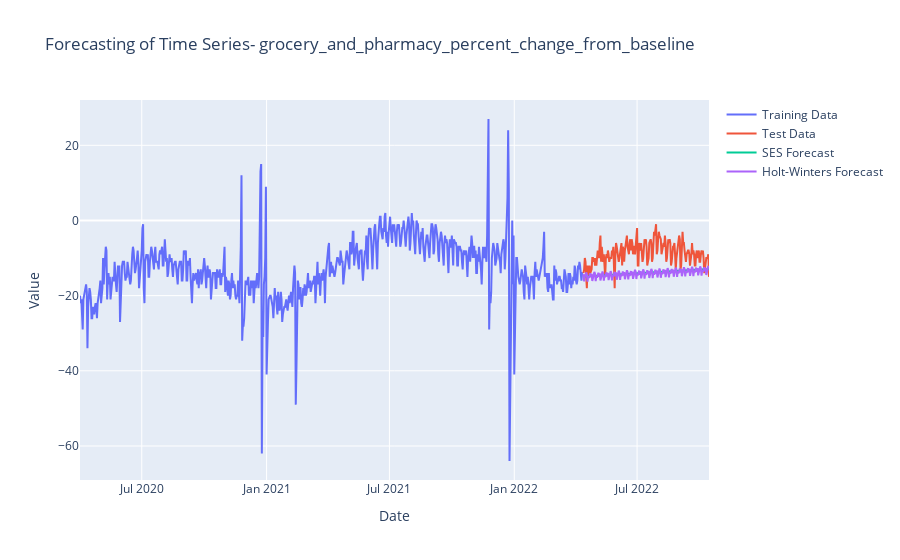
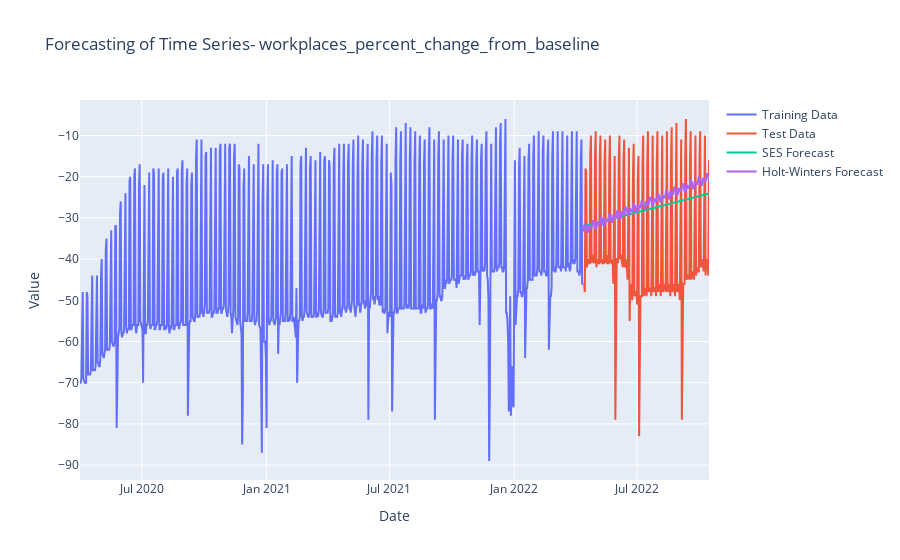
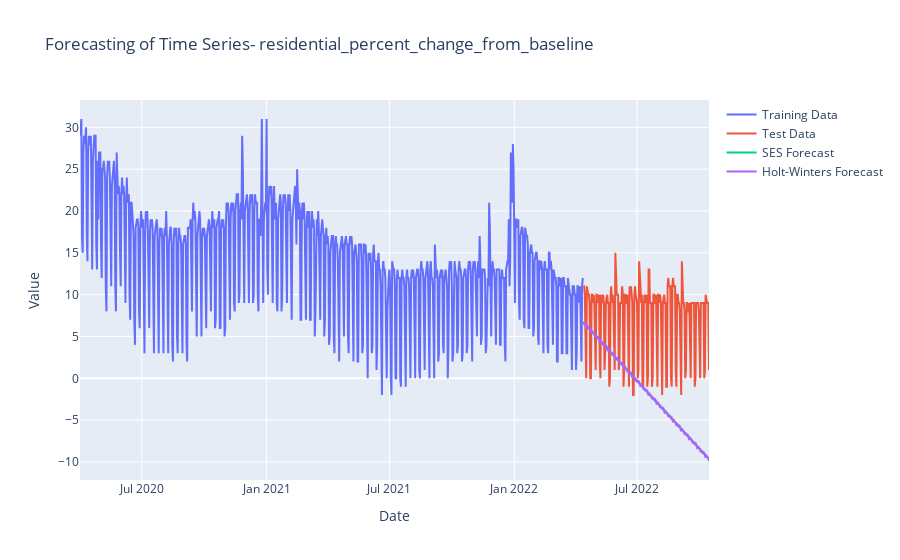

The notebook cell these images were saved under, in order:
### Code cell
#Creating a definition to split a time series into training and testing sets
def train_test_split(y, train_size):
    train, test = y[:train_size], y[train_size:]
    return train, test
#Creating a definition to evaluate the performance
def evaluate_model(test, forecast):
    mae = mean_absolute_error(test, forecast)
    rmse = np.sqrt(mean_squared_error(test, forecast))
    return mae, rmse

def ploting_results(train, test, forecast_ses, forecast_hw, column):
    fig = go.Figure()

    # Training Data
    fig.add_trace(go.Scatter(x=train.index, y=train, mode='lines', name='Training Data'))

    # Test Data
    fig.add_trace(go.Scatter(x=test.index, y=test, mode='lines', name='Test Data'))

    # Soft Exponential Smoothing Forecast
    fig.add_trace(go.Scatter(x=test.index, y=forecast_ses, mode='lines', name='SES Forecast'))

    # Holt-Winters Forecast
    fig.add_trace(go.Scatter(x=test.index, y=forecast_hw, mode='lines', name='Holt-Winters Forecast'))

    # Updating layout
    fig.update_layout(title=f'Forecasting of Time Series- {column}', xaxis_title='Date', yaxis_title='Value')
    fig.show()

def choosing_best_model(mae_ses, mae_hw, column):
    best_model = 'SES' if mae_ses < mae_hw else 'Holt-Winters'
    print(f"The best model for {column} is: {best_model}\n")

# List of time series columns
time_series_columns = ['grocery_and_pharmacy_percent_change_from_baseline',
                       'workplaces_percent_change_from_baseline',
                       'residential_percent_change_from_baseline']

# Train-test split (you can adjust the split point as needed)
train_size = int(len(us_mobility_data_copy) * 0.8)

# Iterate over each time series column
for column in time_series_columns:
    # Select the time series column
    y = us_mobility_data_copy[column]

    # Train-test split
    train, test = train_test_split(y, train_size)

    # Model 1: Simple Exponential Smoothing (SES)
    model_ses = ExponentialSmoothing(train, trend='add', seasonal=None)
    fit_ses = model_ses.fit()
    forecast_ses = fit_ses.forecast(len(test))

    # Model 2: Holt-Winters Exponential Smoothing (Holt-Winters)
    model_hw = ExponentialSmoothing(train, trend='add', seasonal='add', seasonal_periods=12)
    fit_hw = model_hw.fit()
    forecast_hw = fit_hw.forecast(len(test))

    # Evaluate models
    mae_ses, rmse_ses = evaluate_model(test, forecast_ses)
    mae_hw, rmse_hw = evaluate_model(test, forecast_hw)

    # Print evaluation metrics
    print(f"\nTime Series - {column}")
    print(f"SES MAE: {mae_ses:.2f}, RMSE: {rmse_ses:.2f}")
    print(f"Holt-Winters MAE: {mae_hw:.2f}, RMSE: {rmse_hw:.2f}")

    # Plot the results using Plotly
    ploting_results(train, test, forecast_ses, forecast_hw, column)

    # Choose the best model based on evaluation metrics
    choosing_best_model(mae_ses, mae_hw, column)

### Figure 1 — Plotly figure (JSON) as saved in the notebook; plotly's stock layout.template omitted (floating-point values rounded to 4 significant figures; data arrays with more than 128 entries replaced by an {"elided": "..."} marker saying what was removed)
{"data": [{"mode": "lines", "name": "Training Data", "type": "scatter", "x": {"elided": "742 str values"}, "y": {"elided": "742 int values"}}, {"mode": "lines", "name": "Test Data", "type": "scatter", "x": {"elided": "186 str values"}, "y": {"elided": "186 int values"}}, {"mode": "lines", "name": "SES Forecast", "type": "scatter", "x": {"elided": "186 str values"}, "y": {"elided": "186 float values"}}, {"mode": "lines", "name": "Holt-Winters Forecast", "type": "scatter", "x": {"elided": "186 str values"}, "y": {"elided": "186 float values"}}], "layout": {"title": {"text": "Forecasting of Time Series- grocery_and_pharmacy_percent_change_from_baseline"}, "xaxis": {"title": {"text": "Date"}}, "yaxis": {"title": {"text": "Value"}}}}

### Figure 2 — Plotly figure (JSON) as saved in the notebook; plotly's stock layout.template omitted (floating-point values rounded to 4 significant figures; data arrays with more than 128 entries replaced by an {"elided": "..."} marker saying what was removed)
{"data": [{"mode": "lines", "name": "Training Data", "type": "scatter", "x": {"elided": "742 str values"}, "y": {"elided": "742 int values"}}, {"mode": "lines", "name": "Test Data", "type": "scatter", "x": {"elided": "186 str values"}, "y": {"elided": "186 int values"}}, {"mode": "lines", "name": "SES Forecast", "type": "scatter", "x": {"elided": "186 str values"}, "y": {"elided": "186 float values"}}, {"mode": "lines", "name": "Holt-Winters Forecast", "type": "scatter", "x": {"elided": "186 str values"}, "y": {"elided": "186 float values"}}], "layout": {"title": {"text": "Forecasting of Time Series- workplaces_percent_change_from_baseline"}, "xaxis": {"title": {"text": "Date"}}, "yaxis": {"title": {"text": "Value"}}}}

### Figure 3 — Plotly figure (JSON) as saved in the notebook; plotly's stock layout.template omitted (floating-point values rounded to 4 significant figures; data arrays with more than 128 entries replaced by an {"elided": "..."} marker saying what was removed)
{"data": [{"mode": "lines", "name": "Training Data", "type": "scatter", "x": {"elided": "742 str values"}, "y": {"elided": "742 int values"}}, {"mode": "lines", "name": "Test Data", "type": "scatter", "x": {"elided": "186 str values"}, "y": {"elided": "186 int values"}}, {"mode": "lines", "name": "SES Forecast", "type": "scatter", "x": {"elided": "186 str values"}, "y": {"elided": "186 float values"}}, {"mode": "lines", "name": "Holt-Winters Forecast", "type": "scatter", "x": {"elided": "186 str values"}, "y": {"elided": "186 float values"}}], "layout": {"title": {"text": "Forecasting of Time Series- residential_percent_change_from_baseline"}, "xaxis": {"title": {"text": "Date"}}, "yaxis": {"title": {"text": "Value"}}}}
